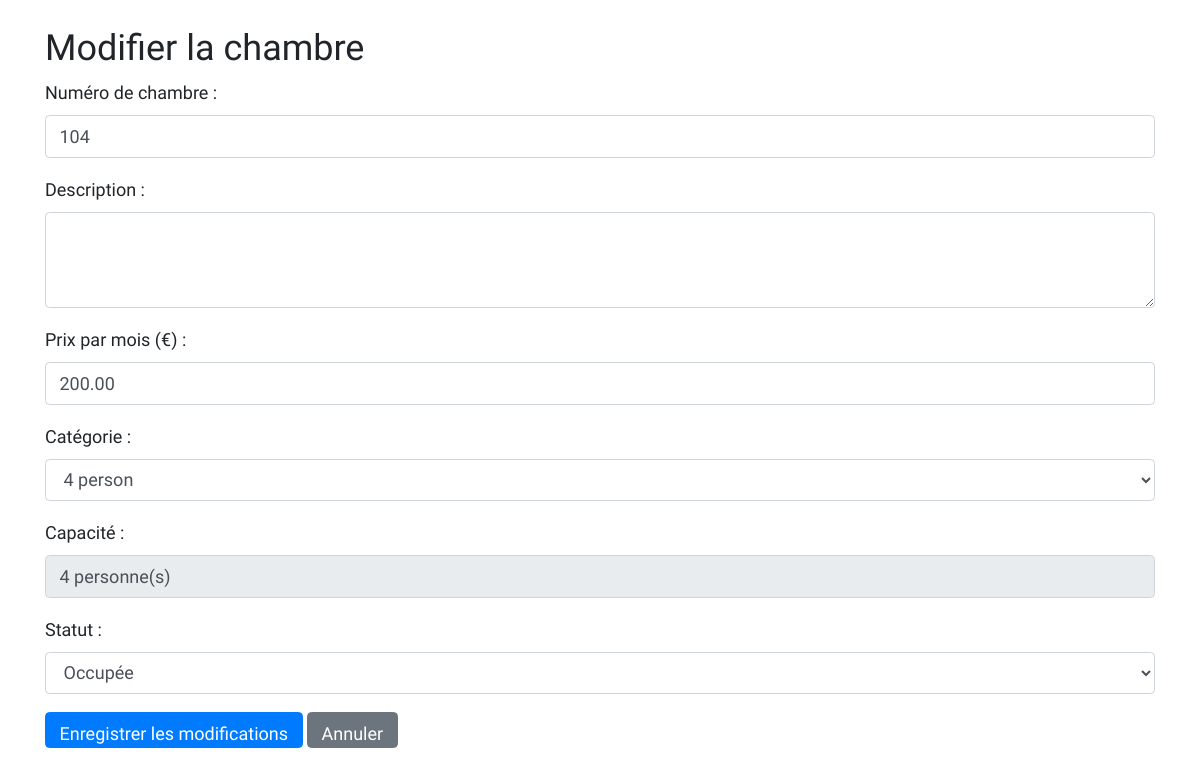
Page /espaceadmin/adminView/editRoom.php?id=8 on the committed database.
### tables this page shows
CREATE TABLE `room` (
  `room_id` int(11) NOT NULL,
  `room_number` varchar(50) NOT NULL,
  `category_id` int(11) NOT NULL,
  `description` text DEFAULT NULL,
  `image` varchar(255) DEFAULT NULL,
  `price` decimal(10,2) NOT NULL,
  `status` varchar(50) DEFAULT 'Disponible',
  `created_at` timestamp NOT NULL DEFAULT current_timestamp()
);

### espaceadmin/adminView/editRoom.php (the view, shortened to what this page needs)
<?php
include_once "../config/dbconnect.php";
$id = intval($_GET['id']);
$sql = "SELECT * FROM room WHERE room_id=?";
$stmt = $conn->prepare($sql);
$stmt->bind_param('i', $id);
$stmt->execute();
$result = $stmt->get_result();
$room = $result->fetch_assoc();
$cat_sql = "SELECT * FROM room_category";
$cat_result = $conn->query($cat_sql);
?>
<!DOCTYPE html>
<html lang="fr">
<head>
    <link rel="stylesheet" href="../assets/css/style.css">
    <link rel="stylesheet" href="https://cdn.jsdelivr.net/npm/bootstrap@4.0.0/dist/css/bootstrap.min.css">
    <link rel="stylesheet" href="https://cdnjs.cloudflare.com/ajax/libs/font-awesome/4.7.0/css/font-awesome.min.css">
</head>
<body>
<div class="container mt-4">
    <h2>Modifier la chambre</h2>
    <form id="updateRoomForm" method="POST">
        <div class="form-group">
            <label>Numéro de chambre :</label>
            <input type="text" class="form-control" name="room_number" value="<?= htmlspecialchars($room['room_number']) ?>" required>
        </div>
        <div class="form-group">
            <label>Description :</label>
            <textarea class="form-control" name="description" rows="3" required><?= htmlspecialchars($room['description']) ?></textarea>
        </div>
        <div class="form-group">
            <label>Prix par mois (€) :</label>
            <input type="number" step="0.01" class="form-control" name="price" value="<?= htmlspecialchars($room['price']) ?>" required>
        </div>
        <div class="form-group">
            <label>Catégorie :</label>
            <select class="form-control" name="category_id" id="category_select" required>
                <?php
                while ($cat_row = $cat_result->fetch_assoc()) {
                    $selected = ($cat_row['category_id'] == $room['category_id']) ? 'selected' : '';
                    echo "<option value='" . intval($cat_row['category_id']) . "' data-capacity='" . intval($cat_row['capacity']) . "' $selected>" . htmlspecialchars($cat_row['category_name']) . "</option>";
                }
                ?>
            </select>
        </div>
        <div class="form-group">
            <label>Capacité :</label>
            <input type="text" class="form-control" id="capacity_display" readonly>
        </div>
        <div class="form-group">
            <label>Statut :</label>
            <select class="form-control" name="status" required>
                <option value="Occupée" <?= ($room['status'] == 'Occupée') ? 'selected' : '' ?>>Occupée</option>
            </select>
        </div>
        <button type="submit" class="btn btn-primary">Enregistrer les modifications</button>
        <a href="viewAllrooms.php" class="btn btn-secondary">Annuler</a>
    </form>
</div>
</body>
</html>

### espaceadmin/assets/css/style.css (style rules this page uses)
* { margin: 0; padding: 0; font-family: 'Work Sans', sans-serif; font-size: 18px; }
.btn { font-weight: 700; height: 36px; -moz-user-select: none; -webkit-user-select: none; user-select: none; cursor: default; }

### rows in the picture
room: room_number "104", price "200.00", status "Occupée"

### other values in the picture
form field category_id "4 person"
